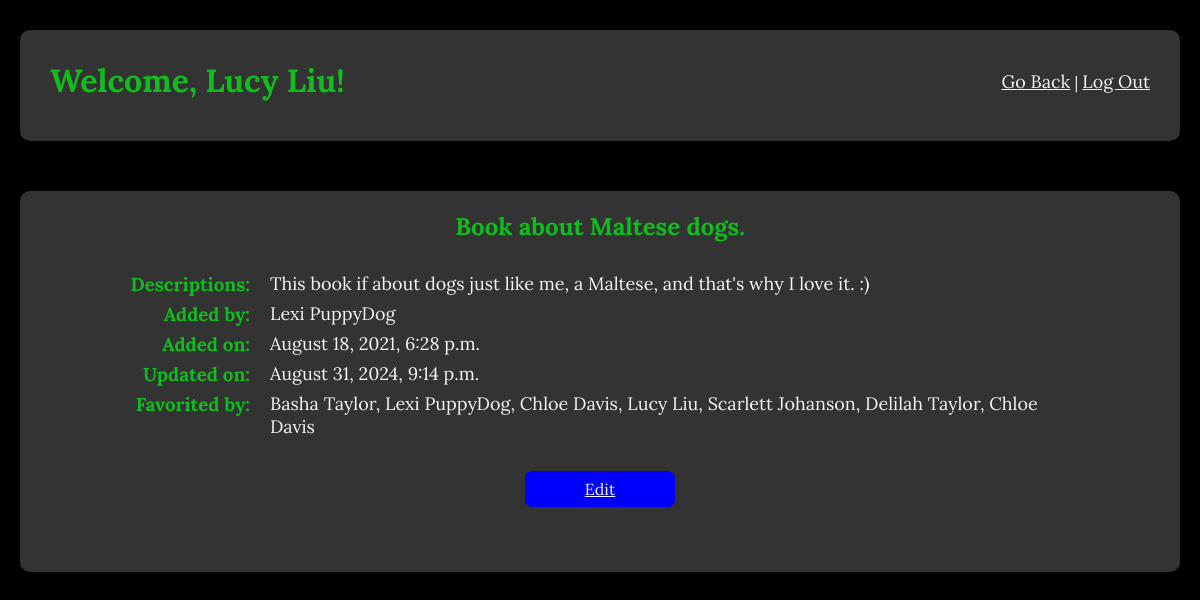
Page /books/9 (signed in) on the committed database.
### favorite_books_app/models.py (models this page shows)
class User(models.Model):
    first_name=models.CharField(max_length=45)
    last_name=models.CharField(max_length=45)
    email=models.CharField(max_length=255)
    password=models.CharField(max_length=255)
    created_at=models.DateTimeField(auto_now_add=True)
    updated_at=models.DateTimeField(auto_now=True)
    objects=UserManager()

class Book(models.Model):
    title = models.CharField(max_length = 255)
    description = models.CharField(max_length = 255)
    uploaded_by = models.ForeignKey(User, related_name="books_uploaded", on_delete=models.CASCADE)
    users_who_like = models.ManyToManyField(User, related_name = "liked_books")
    created_at = models.DateTimeField(auto_now_add=True)
    updated_at = models.DateTimeField(auto_now=True)
    objects = BookManager()

### favorite_books_app/views.py (the view)
# urls.py: path('books/<int:book_id>', views.show_one, name='show_book'),  # View a single book
def show_one(request, book_id):
    if 'userid' not in request.session:
        return redirect('/')  # Redirect to login page if user is not logged in
    book = get_object_or_404(Book, id=book_id)
    current_user = User.objects.get(id=request.session['userid'])
    context = {
        'book': book,
        'current_user': current_user,
    }
    return render(request, 'show_book.html', context)

### favorite_books_app/templates/show_book.html (shortened to what this page needs)
<!DOCTYPE html>
<html lang="en">
<head>
    {% load static %}
    <link rel="stylesheet" href="{% static 'css/show_book.css' %}">
</head>
<body>
    <div class="container">
        <div class="header">
            <h1>Welcome, {{ current_user.first_name }} {{ current_user.last_name }}!</h1><br>
            <div class="links">
                <a href="{% url 'list_books' %}">Go Back</a> | <a id="log_out" href="/">Log Out</a>
            </div>
        </div>
        <div class="main">
            <div class="content">
                <h2>{{ book.title }}</h2>
                <div>
                    <h3>Descriptions: </h3>
                    <p>{{ book.description }}</p>
                </div>
                <div>
                    <h3>Added by: </h3>
                    <p>{{ book.uploaded_by.first_name }} {{ book.uploaded_by.last_name }}</p>
                </div>
                <div>
                    <h3>Added on: </h3>
                    <p>{{ book.created_at|date:"F j, Y, g:i a" }}</p>
                </div>
                <div>
                    <h3>Updated on: </h3>
                    <p>{{ book.updated_at|date:"F j, Y, g:i a" }}</p>
                </div>
                <div>
                    <h3>Favorited by:</h3>
                    <p>{% if book.users_who_like.all %}
                            {% for user in book.users_who_like.all %}
                                {{ user.first_name }} {{ user.last_name }}{% if not forloop.last %}, {% endif %}
                            {% endfor %}
                        {% else %}
                            No one
                        {% endif %}
                    </p>
                </div>
            </div>
            <div class="button-wrapper">
                <a href="{% url 'edit_book' book.id %}" class="btn">Edit</a>
            </div>
        </div>
    </div>
</body>
</html>

### favorite_books_app/static/css/show_book.css (style rules this page uses)
* { margin: 0; padding: 0; box-sizing: border-box; font-family: Lora, serif; }
.container { display: flex; flex-direction: column; align-items: center; background-color: black; min-height: 100vh; padding: 20px; }
.header { display: flex; justify-content: space-between; margin: 10px; width: 100%; background-color:#333; color: white; padding: 10px 30px 10px 30px; border-radius: 10px; }
.links { color: whitesmoke; margin: 30px 0 30px 0; }
.main { display: flex; flex-direction: column; align-items: center; color: whitesmoke; margin: 40px; background-color: #333; padding: 20px 100px 20px 100px; border-radius: 10px; width: 100%; }
h1 { margin: 20px 0 30px 0; }
h1, h2 { color: rgb(15, 190, 29) }
h2 { text-align: center; margin-bottom: 30px; }
h3 { color: rgb(15, 190, 29); margin: 0; min-width: 160px; text-align: right; padding-right: 20px; }
.button-wrapper { display: flex; justify-content: center; gap: 10px; margin: 20px 0 45px 0; width: 100%; }
.btn { background-color: blue; color: whitesmoke; padding: 8px 15px; border: none; border-radius: 7px; cursor: pointer; font-size: 16px; transition: background-color 0.3s; max-width: 150px; text-align: center; }
.content { color: whitesmoke; display: flex; flex-direction: column; margin-bottom: 7px; }
.content > div { display: flex; align-items: flex-start; margin-bottom: 6px; }
h3 { color: rgb(15, 190, 29); margin: 0; min-width: 150px; text-align: right; padding-right: 20px; }
p, a { margin: 0; flex: 1; font-size: large; color: whitesmoke; }

### rows in the picture
User: first_name "Lucy", last_name "Liu"
Book: title "Book about Maltese dogs.", description "This book if about dogs just like me, a Maltese, and that's why I love it. :)", uploaded_by.first_name "Lexi", uploaded_by.last_name "PuppyDog", created_at "August 18, 2021, 6:28 p.m.", updated_at "August 31, 2024, 9:14 p.m."
User: first_name "Basha", last_name "Taylor"
User: first_name "Lexi", last_name "PuppyDog"
User: first_name "Chloe", last_name "Davis"
User: first_name "Scarlett", last_name "Johanson"
User: first_name "Delilah", last_name "Taylor"
User: first_name "Chloe", last_name "Davis"
